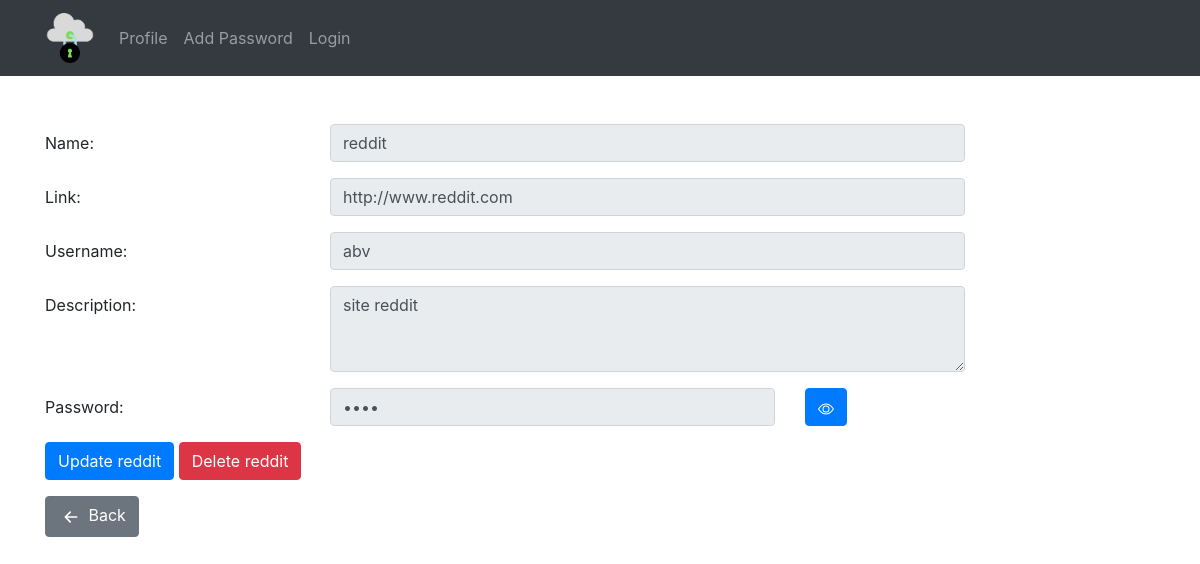
/site/1/, run on the app's committed database.
### core/models.py (models this page shows, shortened)
class Site(models.Model):
    user = models.ForeignKey(User, on_delete=models.CASCADE)
    website_name = models.CharField(max_length=50)
    website_link = models.CharField(max_length=200, null=True, blank=True)
    website_username = models.CharField(max_length=50)
    website_password = models.CharField(max_length=50)
    website_notes = models.CharField(max_length=200, null=True, blank=True)
    created = models.DateTimeField(auto_now_add=True)
    last_modified = models.DateTimeField(auto_now=True)
    class Meta:
        ordering = ['created']

### core/views.py (the view)
# urls.py: path('site/<str:pk>/', views.site, name="site"),
def site(request, pk):
    try:
        sites = Site.objects.get(id=pk)
        context = {
            'sites': sites
        }
    except:
        return redirect("home")
    return render(request, "core/site.html", context)

### core/templates/core/site.html (shortened to what this page needs)
{% extends 'core/base.html' %}
{% block content %}
<div class="container mt-5">
        <form method="POST">
            <div class="form-group row">
                <label for="name" class="col-sm-3 col-form-label">Name:</label>
                <div class="col-sm-7">
                    <input type="text" class="form-control" id="name" value="{{sites.website_name}}" readonly>
                </div>
            </div>
            <div class="form-group row">
                <label for="link" class="col-sm-3 col-form-label">Link:</label>
                <div class="col-sm-7">
                    <input type="text" class="form-control" id="link" value="{{sites.website_link}}" readonly>
                </div>
            </div>
            <div class="form-group row">
                <label for="username" class="col-sm-3 col-form-label">Username:</label>
                <div class="col-sm-7">
                    <input type="text" class="form-control" id="username" value="{{sites.website_username}}" readonly>
                </div>
            </div>
            <div class="form-group row">
                <label for="description" class="col-sm-3 col-form-label">Description:</label>
                <div class="col-sm-7">
                    <textarea class="form-control" id="description" rows="3" readonly>{{sites.website_notes}}</textarea>
                </div>
            </div>
            <div class="form-group row">
                <label for="password" class="col-sm-3 col-form-label">Password:</label>
                <div class="col-sm-5">
                    <input type="password" class="form-control" id="password" value="{{sites.website_password}}" readonly>
                </div>
                <div class="col-sm-2">
                    <button type="button" class="btn btn-primary" id="togglePassword">
                    </button>
                </div>
            </div>
            <a href="{% url 'update' sites.id %}" class="btn btn-primary">Update {{sites.website_name}}</a>
            <a href="{% url 'delete' sites.id %}" class="btn btn-danger">Delete {{sites.website_name}}</a>
        </form>
    <a href="{% url 'home' %}" class="btn btn-secondary mt-3"><svg xmlns="http://www.w3.org/2000/svg" width="26" height="26" fill="currentColor" class="bi bi-arrow-left-short" viewBox="0 0 16 16">
    <path fill-rule="evenodd" d="M12 8a.5.5 0 0 1-.5.5H5.707l2.147 2.146a.5.5 0 0 1-.708.708l-3-3a.5.5 0 0 1 0-.708l3-3a.5.5 0 1 1 .708.708L5.707 7.5H11.5a.5.5 0 0 1 .5.5"/>
    </svg>
        Back
    </a>
    </div>
{% endblock %}

### data on the page
Site: website_name "reddit", website_link "http://www.reddit.com", website_username "abv", website_notes "site reddit"
